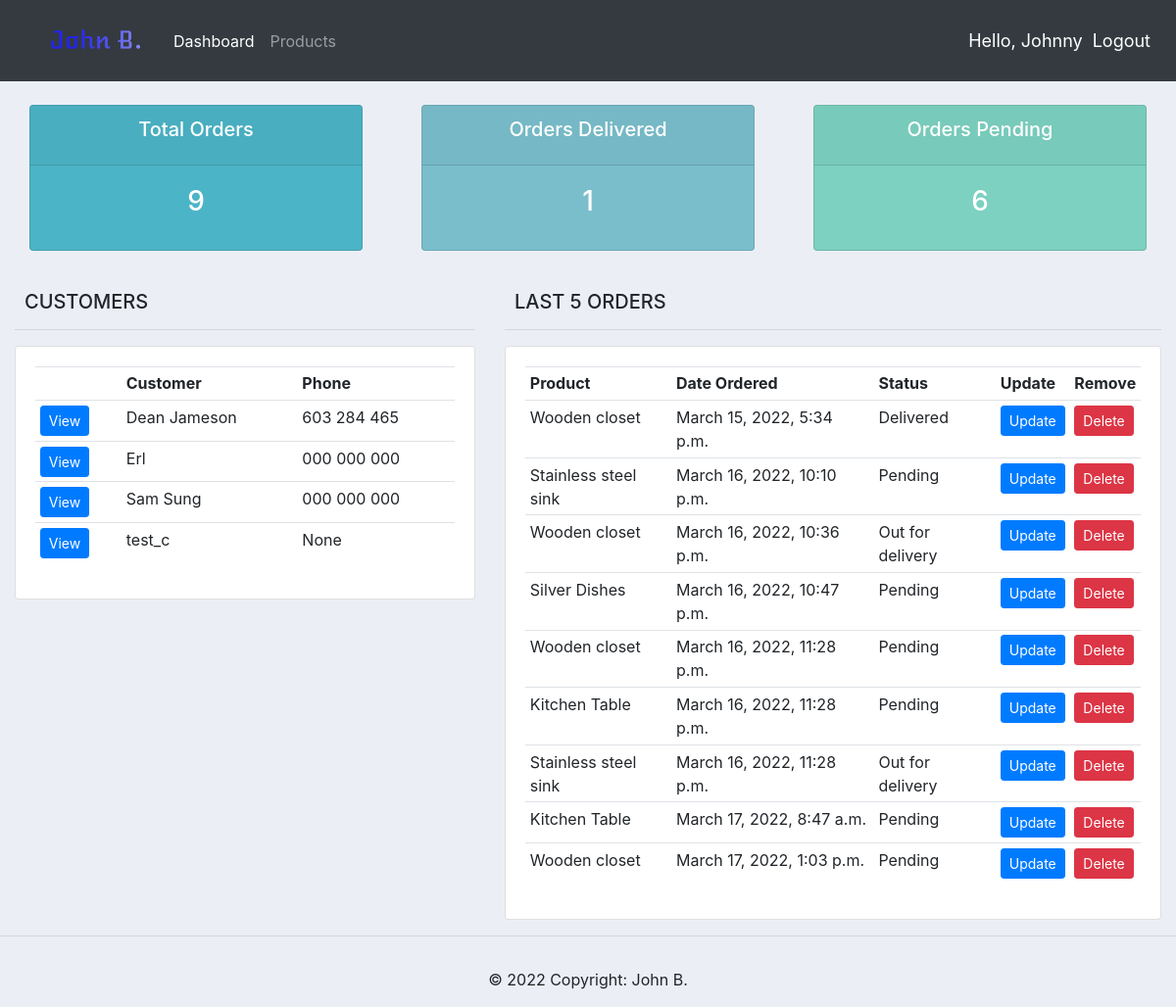
The app's page / (signed in), older data.
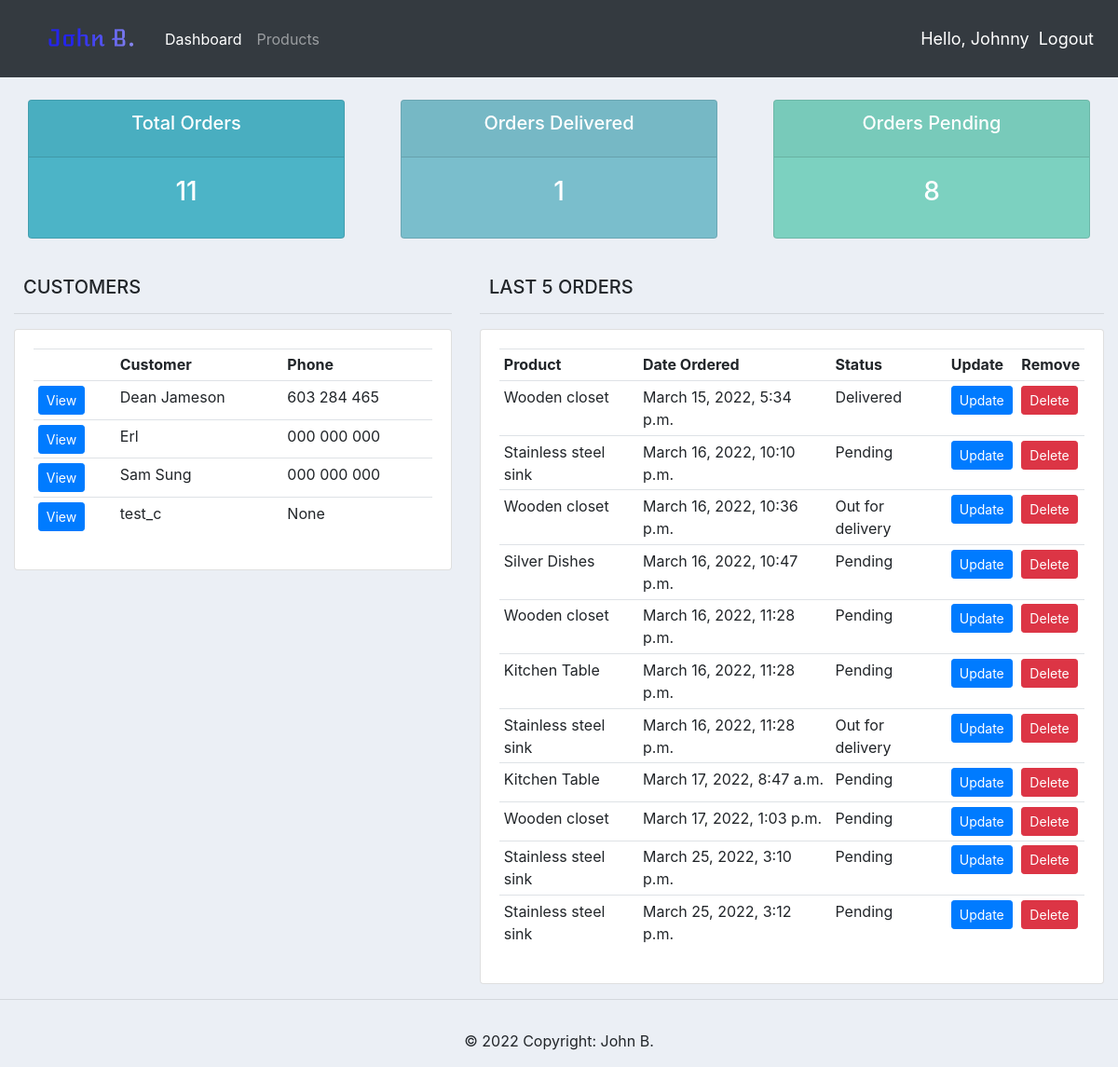
The same page, newer data.
### accounts/models.py (models this page shows, shortened)
class Customer(models.Model):
    user = models.OneToOneField(User, null=True, blank=True, on_delete=models.CASCADE)
    name = models.CharField(max_length=200, null=True)
    phone = models.CharField(max_length=200, null=True)
    email = models.CharField(max_length=200, null=True)
    profile_pic = models.ImageField(default="profile_icon.jpg", null=True, blank=True)
    date_created = models.DateTimeField(auto_now_add=True, null=True)

class Order(models.Model):
    STATUS = (
        ('Pending', 'Pending'),
        ('Out for delivery', 'Out for delivery'),
        ('Delivered', 'Delivered')
    )
    customer = models.ForeignKey(Customer, null=True, on_delete= models.SET_NULL)
    product = models.ForeignKey(Product, null=True, on_delete= models.SET_NULL)
    date_created = models.DateTimeField(auto_now_add=True, null=True)
    status = models.CharField(max_length=200, null=True, choices=STATUS)
    note = models.CharField(max_length=200, null=True)

class Product(models.Model):
    CATEGORY= (
        ('Indoor', 'Indoor'),
        ('Out Door', 'Out Door')
    )
    name = models.CharField(max_length=200, null=True)
    price = models.FloatField(null=True)
    category = models.CharField(max_length=200, null=True, choices=CATEGORY)
    description = models.CharField(max_length=200, null=True, blank=True)
    date_created = models.DateTimeField(auto_now_add=True, null=True)
    tags = models.ManyToManyField(Tag)
    def __str__(self):
        return self.name

### accounts/decorators.py (the view)
	def wrapper_function(request, *args, **kwargs):
		group = None
		if request.user.groups.exists():
			group = request.user.groups.all()[0].name
		if group == 'customer':
			return redirect('user_page')
		if group == 'admin':
			return view_func(request, *args, **kwargs)

### accounts/views.py (called while the page is built)
@login_required(login_url='login')
@admin_only
def home(request):
	orders = Order.objects.all()
	customers = Customer.objects.all()
	total_customers = customers.count()
	total_orders = orders.count()
	delivered = orders.filter(status='Delivered').count()
	pending = orders.filter(status='Pending').count()
	context = {'orders':orders, 'customers':customers,
	'total_orders':total_orders,'delivered':delivered,
	'pending':pending}
	return render(request, 'accounts/dashboard.html', context)

### accounts/templates/accounts/dashboard.html
{% extends 'accounts/main.html' %}
{% block content %}
{% include 'accounts/status.html' %}
<br>
<div class="row">
    <div class="col-md-5">
        <h5>CUSTOMERS</h5>
        <hr>
        <div class="card card-body">
            <table class="table table-sm">
                <tr>
                    <th></th>
                    <th>Customer</th>
                    <th>Phone</th>
                </tr>
                {% for customer in customers %}
                    <tr>
                        <td><a class="btn btn-sm btn-primary" href="{% url 'customer' customer.id %}">View</a></td>
                        <td>{{customer.name}}</td>
                        <td>{{customer.phone}}</td>
                    </tr>
                {% endfor %}
            </table>
        </div>
    </div>
    <div class="col-md-7">
        <h5>LAST 5 ORDERS</h5>
        <hr>
        <div class="card card-body">
            <table class="table table-sm">
                <tr>
                    <th>Product</th>
                    <th>Date Ordered</th>
                    <th>Status</th>
                    <th>Update</th>
                    <th>Remove</th>
                </tr>
                {% for order in orders %}
                    <tr>
                        <td>{{order.product}}</td>
                        <td>{{order.date_created}}</td>
                        <td>{{order.status}}</td>
                        <td><a class="btn btn-sm btn-primary" href="{% url 'update_order' order.id %}">Update</a></td>
                        <td><a class="btn btn-sm btn-danger" href="{% url 'delete_order' order.id %}">Delete</a></td>
                    </tr>
                {% endfor %}
            </table>
        </div>
    </div>
</div>
{% endblock %}

### accounts/templates/accounts/main.html (shortened to what this page needs)
<!DOCTYPE html>
{% load static %}
<html lang="en">
<head>
    <link rel="stylesheet" href="https://cdn.jsdelivr.net/npm/bootstrap@4.4.1/dist/css/bootstrap.min.css">
    <link rel="stylesheet" type="text/css" href="{% static '/css/main.css' %}">
</head>
<body>
    {% include 'accounts/navbar.html' %}
    <div class="container-fluid">
      {% block content %}
      {% endblock %}
    </div>
    <hr>
    <footer class="footer">
        <div class="text-center p-3">
          © 2022 Copyright: John B.
        </div>
      </footer>
</body>
</html>

### accounts/templates/accounts/navbar.html (shortened to what this page needs)
{% load static %}
<nav class="navbar navbar-expand-lg navbar-dark bg-dark">
 <img src="{% static 'images/logo.png' %}">
  <div class="collapse navbar-collapse" id="navbarNav">
    <ul class="navbar-nav">
      {% if request.user.is_staff %}
      <li class="nav-item active">
        <a class="nav-link" href="{% url 'home' %}">Dashboard</a>
      </li>
      <li class="nav-item">
        <a class="nav-link" href="{% url 'products' %}">Products</a>
      </li>
      {% else %}
       <li class="nav-item">
        <a class="nav-link" href="{% url 'account' %}">Settings</a>
      </li>
      {% endif %}
    </ul>
  </div>
  <span class="hello-msg">Hello, {{request.user}}</span>
  <span ><a  class="hello-msg" href="{% url 'logout' %}">Logout</a></span>
</nav>

### accounts/templates/accounts/status.html
  <br>
<div class="row">
	<div class="col">
		<div class="col-md">
			<div class="card text-center text-white  mb-3" id="total-orders">
			  	<div class="card-header">
			  		<h5 class="card-title">Total Orders</h5>
			  	</div>
			  	<div class="card-body">
			    	<h3 class="card-title">{{total_orders}}</h3>
			  	</div>
			</div>
		</div>
	</div>
	<div class="col">
		<div class="col-md">
			<div class="card text-center text-white  mb-3" id="orders-delivered">
			  	<div class="card-header">
			  		<h5 class="card-title">Orders Delivered</h5>
			  	</div>
			  	<div class="card-body">
			    	<h3 class="card-title">{{delivered}}</h3>
			  	</div>
			</div>
		</div>
	</div>
	<div class="col">
		<div class="col-md">
			<div class="card text-center text-white  mb-3" id="orders-pending">
			  	<div class="card-header">
			  		<h5 class="card-title">Orders Pending</h5>
			  	</div>
			  	<div class="card-body">
			    	<h3 class="card-title">{{pending}}</h3>
			  	</div>
			</div>
		</div>
	</div>
</div>

### static/css/main.css (style rules this page uses)
body { background-color: #ebeff5; }
.col-md-5 h5, .col-md-7 h5 { padding-left: .5em; }
#total-orders { background-color: #4cb4c7; }
#orders-delivered { background-color: #7abecc; }
#orders-pending { background-color: #7cd1c0; }
.hello-msg { font-size: 18px; color: #fff; margin-right: 10px; }

Row changes from the older to the newer data that the page shows:
added Order: product "Stainless steel sink", date_created "March 25, 2022, 3:10 p.m.", status "Pending"
added Order: product "Stainless steel sink", date_created "March 25, 2022, 3:12 p.m.", status "Pending"
Text that changed along with them:
{{ total_orders }}: "9" → "11"
{{ pending }}: "6" → "8"
